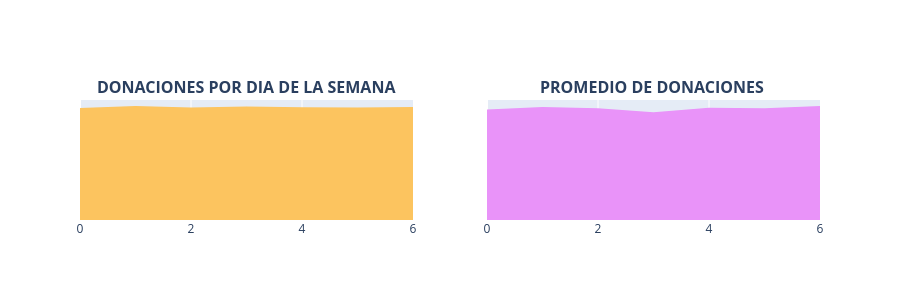

Here is the notebook cell this chart was saved with:
### Markdown cell above
> - El mayor número de donaciones se recibe en el mes de **agosto, con 577.274 donaciones**, seguido por el mes de **septiembre, con 518.908 donaciones**; por el contrario, la menor cantidad de donaciones se registra en los meses de **junio (191.221 donaciones)** y **mayo (243.440 donaciones)**, probablemente debido a la temporada de verano y vacaciones. El importe medio de donación más elevado se recibe en diciembre, con **80 USD**, mientras que el más bajo corresponde a julio, con **51 USD**. En promedio, el importe medio anual de las donaciones se sitúa cerca de los 59 USD.

### Donaciones por día del mes
- 3.4.5 Número de donaciones por día del mes
- 3.4.6 Promedio de donaciones por día del mes

### Code cell
import pandas as pd
import plotly.graph_objs as go
from plotly.subplots import make_subplots  # <- Importación moderna
from plotly.offline import iplot

# 1. Agrupación de datos por DÍA DE LA SEMANA
t3 = donations_df.groupby(['Donation Weekday']).agg({
    'Donation Year' : 'count', 
    'Donation Amount' : 'mean'
}).reset_index().rename(columns={'Donation Year' : 'Total Donations', 'Donation Amount' : 'Average Amount'})

x = t3['Donation Weekday']
y1 = t3['Total Donations']
y2 = t3['Average Amount']

# 2. Creación de Traces (Gráficos de área por día de la semana)
trace1 = go.Scatter(x=x, y=y1, fill='tozeroy', fillcolor='#fcc45f', mode='none')
trace2 = go.Scatter(x=x, y=y2, fill='tozeroy', fillcolor="#e993f9", mode='none')

# 3. Configuración de Subplots
fig = make_subplots(
    rows=1, 
    cols=2, 
    subplot_titles=["<b>DONACIONES POR DIA DE LA SEMANA</b>", "<b>PROMEDIO DE DONACIONES </b>"]
)

fig.append_trace(trace1, 1, 1)
fig.append_trace(trace2, 1, 2)

# 4. Actualización del Diseño (Limpiando parámetros obsoletos)
fig['layout'].update(
    height=300, 
    showlegend=False, 
    yaxis=dict(
        autorange=True,
        showgrid=False,
        zeroline=False,
        showline=False,
        ticks='',
        showticklabels=False
    ), 
    yaxis2=dict(
        autorange=True,
        showgrid=False,
        zeroline=False,
        showline=False,
        ticks='',
        showticklabels=False
    )
)

# 5. Renderizar en Jupyter
iplot(fig)

### Figure 1 — Plotly figure (JSON) as saved in the notebook; plotly's stock layout.template omitted (floating-point values rounded to 4 significant figures)
{"data": [{"fill": "tozeroy", "fillcolor": "#fcc45f", "mode": "none", "type": "scatter", "x": [0, 1, 2, 3, 4, 5, 6], "xaxis": "x", "y": [8478, 8636, 8524, 8600, 8545, 8516, 8557], "yaxis": "y"}, {"fill": "tozeroy", "fillcolor": "#e993f9", "mode": "none", "type": "scatter", "x": [0, 1, 2, 3, 4, 5, 6], "xaxis": "x2", "y": [66.1, 67.54, 66.84, 64.38, 67.22, 66.88, 68.19], "yaxis": "y2"}], "layout": {"annotations": [{"font": {"size": 16}, "showarrow": false, "text": "<b>DONACIONES POR DIA DE LA SEMANA</b>", "x": 0.225, "xanchor": "center", "xref": "paper", "y": 1, "yanchor": "bottom", "yref": "paper"}, {"font": {"size": 16}, "showarrow": false, "text": "<b>PROMEDIO DE DONACIONES </b>", "x": 0.775, "xanchor": "center", "xref": "paper", "y": 1, "yanchor": "bottom", "yref": "paper"}], "height": 300, "showlegend": false, "xaxis": {"anchor": "y", "domain": [0, 0.45]}, "xaxis2": {"anchor": "y2", "domain": [0.55, 1]}, "yaxis": {"anchor": "x", "autorange": true, "domain": [0, 1], "showgrid": false, "showline": false, "showticklabels": false, "ticks": "", "zeroline": false}, "yaxis2": {"anchor": "x2", "autorange": true, "domain": [0, 1], "showgrid": false, "showline": false, "showticklabels": false, "ticks": "", "zeroline": false}}}
